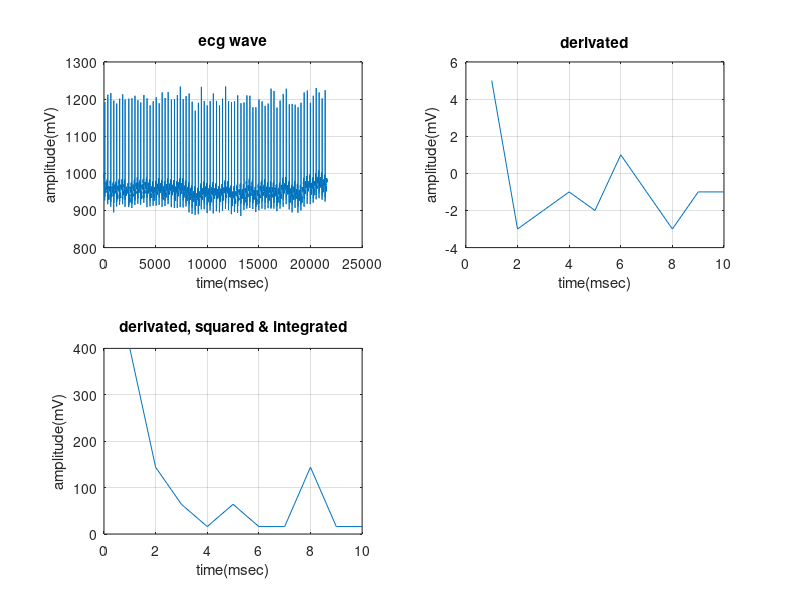

Here is the MATLAB script that generated this plot: (Note: this script raises an error after producing the figure.)
clc; clear all; close all;
load('100m.mat');
x=val(1,:);
ecg=x';
figure(1); 
plot(ecg); grid on; hold on;
title('ecg wave'); xlabel('time'); ylabel('amplitude');
N=8; M=8;
k=input('enter the total no.of samples ');
% n=0:1:k; 
% figure
subplot(2,2,1);
plot(ecg); grid on; hold on;
title('ecg wave'); xlabel('time(msec)'); ylabel('amplitude(mV)');
N=8; M=8;
n=1:1:2*k
    for i=0:1:7
         x=ecg(n);         y=ecg(n+i+1);         z=ecg(n+i); 
          y1=y-z;          x2=y1.*y1;          x3=abs(x2);
          a(n)=x3*(N+i+1);
    end
%      disp(a); 
subplot(2,2,2);
plot(y1);  grid on; 
title('derivated'); xlabel('time(msec)'); ylabel('amplitude(mV)');
subplot(2,2,3);
plot(a);  grid on; hold on;
title('derivated, squared & integrated'); xlabel('time(msec)'); ylabel('amplitude(mV)');
%      hold on;
%     figure
 n=1:1:k;
% j=1:7 %           plot(n,((a(n-j)/M)));
s1=a(n); s2=a(n+1); s3=a(n+2); s4=a(n+3); 
s5=a(n+4); s6=a(n+5); s7=a(n+6); s8=a(n+7);
s9=a(n+8); s10=a(n+9); s11=a(n+10); 
s12=a(n+11); s13=a(n+12); s14=a(n+13); s15=a(n+14); s16=a(n+15);
s=(s1+s2+s3+s4+s5+s6+s7+s8+s9+s10+s11+s12+s13+s14+s15+s16)/16;    disp(s);
subplot(2,2,4); plot(n,s); grid on; hold on;
title('moving averager'); xlabel('time(msec)'); ylabel('amplitude(mV)');
% plot(n,x); % plot(n,abs(x1)); % plot(n,a);% plot(n,b(n)); % plot(n,c(n));